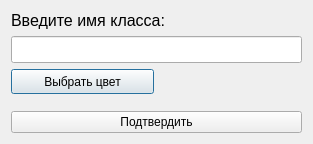
<?xml version="1.0" encoding="UTF-8"?>
<ui version="4.0">
 <class>dialog_add_class</class>
 <widget class="QDialog" name="dialog_add_class">
  <property name="geometry">
   <rect>
    <x>0</x>
    <y>0</y>
    <width>313</width>
    <height>144</height>
   </rect>
  </property>
  <property name="windowTitle">
   <string>Добавить класс</string>
  </property>
  <layout class="QVBoxLayout" name="verticalLayout_2">
   <item>
    <widget class="QLabel" name="label">
     <property name="font">
      <font>
       <pointsize>12</pointsize>
      </font>
     </property>
     <property name="text">
      <string>Введите имя класса:</string>
     </property>
    </widget>
   </item>
   <item>
    <widget class="QLineEdit" name="lineedit_name_class">
     <property name="font">
      <font>
       <pointsize>12</pointsize>
      </font>
     </property>
    </widget>
   </item>
   <item>
    <layout class="QHBoxLayout" name="horizontalLayout">
     <item>
      <widget class="QPushButton" name="button_choose_color">
       <property name="minimumSize">
        <size>
         <width>0</width>
         <height>25</height>
        </size>
       </property>
       <property name="text">
        <string>Выбрать цвет</string>
       </property>
      </widget>
     </item>
     <item>
      <widget class="QLabel" name="label_color">
       <property name="font">
        <font>
         <pointsize>8</pointsize>
        </font>
       </property>
       <property name="text">
        <string/>
       </property>
      </widget>
     </item>
    </layout>
   </item>
   <item>
    <spacer name="verticalSpacer">
     <property name="orientation">
      <enum>Qt::Vertical</enum>
     </property>
     <property name="sizeHint" stdset="0">
      <size>
       <width>20</width>
       <height>40</height>
      </size>
     </property>
    </spacer>
   </item>
   <item>
    <widget class="QPushButton" name="button_confirm">
     <property name="text">
      <string>Подтвердить</string>
     </property>
    </widget>
   </item>
  </layout>
 </widget>
 <resources/>
 <connections/>
</ui>
